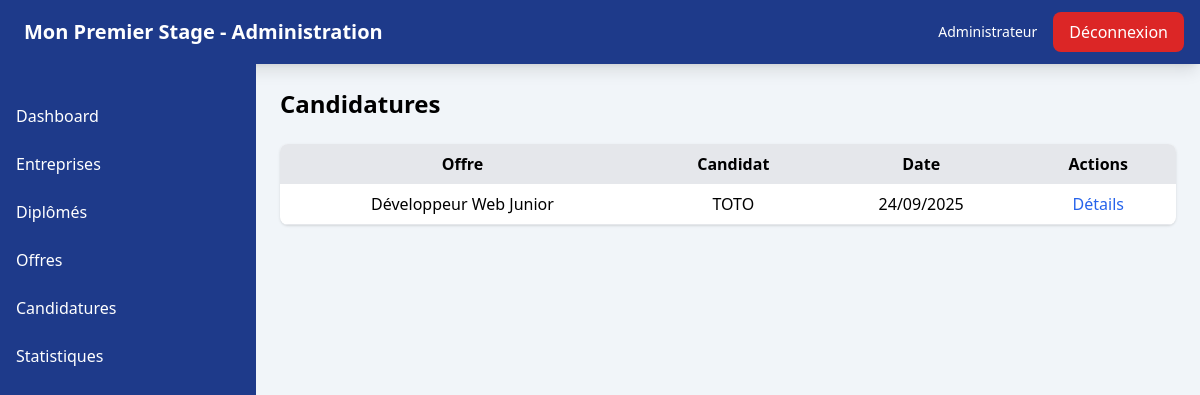
The page /administrateur/candidature on the database as committed earlier.
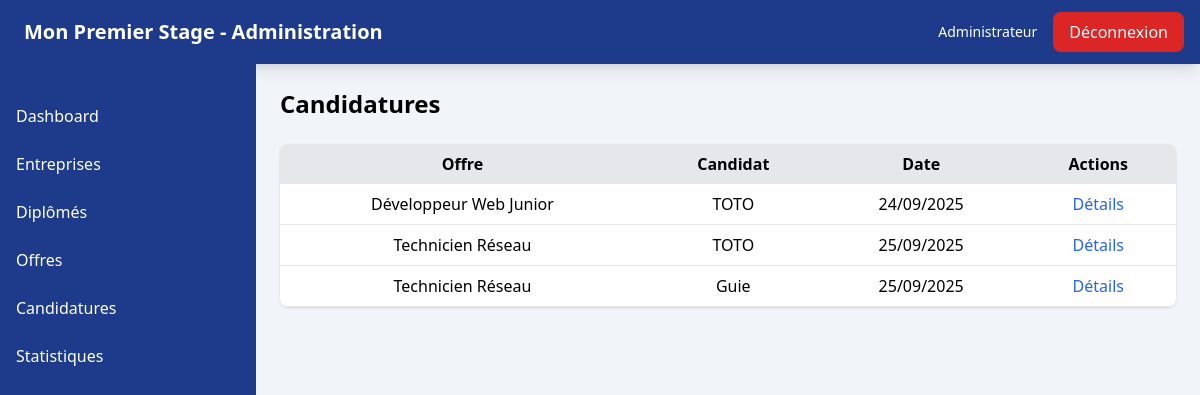
The same page on the database as committed later.
### app_premier_stage/models.py (models this page shows, shortened)
class Candidature(models.Model):
    id_candidature = models.UUIDField(primary_key=True, default=uuid.uuid4, editable=False)
    stagiaire = models.ForeignKey(Stagiaire, on_delete=models.CASCADE, related_name="candidat")
    offre = models.ForeignKey(OffreEmploi, on_delete=models.CASCADE, related_name="offre_postule")
    statut_candidature = models.CharField(max_length=15, default="candidature envoyée")
    date_postulation = models.DateTimeField(auto_now_add=True)
    date_entretien = models.DateField(null=True, blank=True)
    heure_entretien = models.TimeField(null=True, blank=True)
    created_at = models.DateTimeField(auto_now_add=True)
    class Meta:
        constraints = [
            models.UniqueConstraint(fields=["stagiaire", "offre"], name="unique_candidature")
        ]

class OffreEmploi(models.Model):
    id_offre = models.UUIDField(primary_key=True, default=uuid.uuid4, editable=False)
    user = models.ForeignKey(
        settings.AUTH_USER_MODEL,
        on_delete=models.CASCADE,
        related_name="offres_entreprise",
        default=""
    )
    entreprise = models.ForeignKey(Entreprise, on_delete=models.CASCADE, related_name="offres")
    titre_poste = models.CharField(max_length=30, default="")
    domaine_poste = models.CharField(max_length=100,default="")
    description_offre = models.TextField(max_length=1000,default="",null=True, blank=True)
    type_offre = models.CharField(max_length=150,default="")
    type_contrat = models.CharField(max_length=150,default="",null=True, blank=True)
    competence_requis = models.CharField(max_length=250,default="",null=True, blank=True)
    duree_contrat = models.CharField(max_length=20,default="",null=True, blank=True)
    date_debut_offre = models.DateField()
    remuneration_offre = models.CharField(max_length=10,default="",null=True, blank=True)
    mission_offre = models.CharField(max_length=300,default="",null=True, blank=True)
    localisation_offre = models.CharField(max_length=100, default="")
    statut_offre = models.CharField(max_length=20,default="disponible")
    date_fin_candidature = models.DateField()
    created_at = models.DateTimeField(auto_now_add=True)

class Stagiaire(models.Model):
    id_stagiaire = models.UUIDField(primary_key=True, default=uuid.uuid4, editable=False)
    user = models.OneToOneField(
        settings.AUTH_USER_MODEL,
        on_delete=models.CASCADE,
        related_name="profil_stagiaire"
    )
    nom_stagiaire = models.CharField(max_length=30, default="")
    prenom_stagiaire = models.CharField(max_length=100, default="")
    etablissement = models.CharField(max_length=50, default="")
    date_naissance_stagiaire = models.DateField()
    telephone_stagiaire = models.CharField(max_length=15, default="+225")
    email_stagiaire = models.EmailField(max_length=30,default="")
    filiere_stagiaire = models.CharField(max_length=30, default="")
    cv_stagiaire = models.FileField(upload_to="cvs/", blank=True, null=True)
    photo = models.ImageField(upload_to="photos/", blank=True, null=True)
    created_at = models.DateTimeField(auto_now_add=True)

### app_premier_stage/views.py (the view)
# urls.py: path("administrateur/candidature",views.AdminCandidature,name="admin_candidatures"),
def AdminCandidature(request):
    candidatures = Candidature.objects.all()
    context = {
        "candidatures":candidatures
    }
    return render(request,"admin/liste_candidatures.html",context)

### app_premier_stage/templates/admin/liste_candidatures.html (shortened to what this page needs)
{% extends "admin/base_admin.html" %}
{% block content %}
<h1 class="text-2xl font-bold mb-6">Candidatures</h1>
<table class="w-full bg-white shadow rounded-lg overflow-hidden">
  <thead class="bg-gray-200">
    <tr>
      <th class="px-4 py-2">Offre</th>
      <th class="px-4 py-2">Candidat</th>
      <th class="px-4 py-2">Date</th>
      <th class="px-4 py-2">Actions</th>
    </tr>
  </thead>
  <tbody>
    {% for candidature in candidatures %}
    <tr class="border-b">
      <td class="text-center px-4 py-2">{{ candidature.offre.titre_poste }}</td>
      <td class="text-center px-4 py-2">{{ candidature.stagiaire.nom_stagiaire }}</td>
      <td class="text-center px-4 py-2">{{ candidature.created_at|date:"d/m/Y" }}</td>
      <td class="text-center px-4 py-2">
        <a href="{% url 'detailcandidature' candidature.id_candidature %}" class="text-blue-600 hover:underline">Détails</a>
      </td>
    </tr>
    {% endfor %}
  </tbody>
</table>
{% endblock %}

### app_premier_stage/templates/admin/base_admin.html (shortened to what this page needs)
<!DOCTYPE html>
<html lang="fr">
<head>
  <script src="https://cdn.tailwindcss.com"></script>
</head>
<body class="bg-light-gray flex flex-col min-h-screen">
  <header class="bg-primary-blue text-white shadow-lg">
    <div class="flex justify-between items-center h-16 px-4">
      <div class="flex items-center space-x-2">
        <span class="text-xl font-bold">Mon Premier Stage - Administration</span>
      </div>
      <div class="flex items-center space-x-4">
        <span class="text-sm">Administrateur</span>
        <a href="{% url "deconnexion" %}" class="bg-red-600 hover:bg-red-700 px-4 py-2 rounded-lg font-medium transition-colors">
          Déconnexion
        </a>
      </div>
    </div>
  </header>
  <div class="flex flex-1">
    <aside id="sidebar"
           class="fixed inset-y-0 left-0 w-64 bg-primary-blue text-white transform -translate-x-full transition-transform duration-300 z-50 md:relative md:translate-x-0">
      <nav class="mt-8 space-y-2">
        <a href="{% url 'admindashboard' %}" class="block px-4 py-2 hover:bg-blue-800">Dashboard</a>
        <a href="{% url 'liste_entreprise' %}" class="block px-4 py-2 hover:bg-blue-800">Entreprises</a>
        <a href="{% url 'liste_stagiaires' %}" class="block px-4 py-2 hover:bg-blue-800">Diplômés</a>
        <a href="{% url 'liste_offres' %}" class="block px-4 py-2 hover:bg-blue-800">Offres</a>
        <a href="{% url 'admin_candidatures' %}" class="block px-4 py-2 hover:bg-blue-800">Candidatures</a>
        <a href="{% url 'statistique' %}" class="block px-4 py-2 hover:bg-blue-800">Statistiques</a>
      </nav>
    </aside>
    <main class="flex-1 p-6">
      {% block content %}
      {% endblock %}
    </main>
  </div>
</body>
</html>

Rows that differ between the two databases and show on the page:
added Candidature: offre.titre_poste "Technicien Réseau", stagiaire.nom_stagiaire "TOTO", created_at "25/09/2025"
added Candidature: offre.titre_poste "Technicien Réseau", stagiaire.nom_stagiaire "Guie", created_at "25/09/2025"
